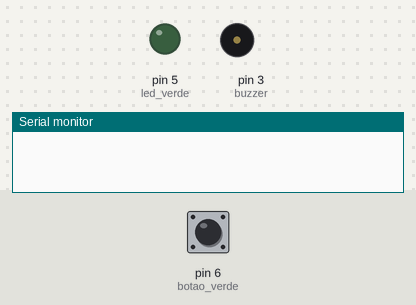
Simulated run of this sketch. Board: Arduino Uno, built with avr-gcc and run on an emulated ATmega328P. Shown: output pins drawn as LEDs (lit = HIGH), buzzer (waves = sounding), the last lines printed to the serial monitor. The test bench sets the inputs (shaded band); at power-on: pin 6 (botao_verde) HIGH.

Above: at 1.2 s.
1.3 s: pin 6 (botao_verde) pulled LOW for 0.15 s
At 1.7 s:
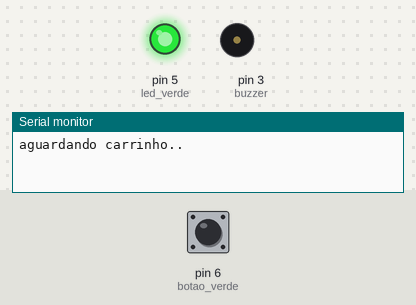
2.9 s: pin 6 (botao_verde) pulled LOW for 1 s
At 4.1 s:
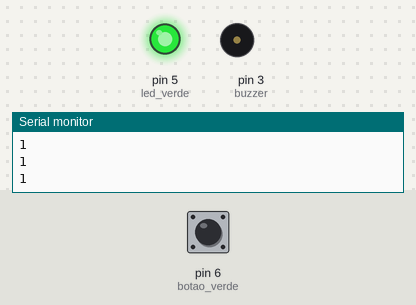
5.4 s: pin 6 (botao_verde) pulled LOW for 0.15 s
At 6.2 s:
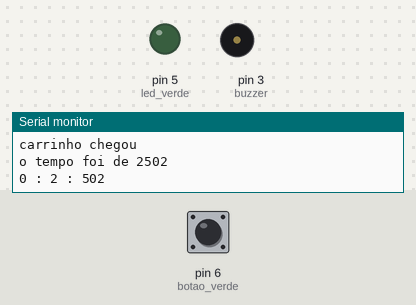
7.0 s: pin 6 (botao_verde) pulled LOW for 3.2 s
At 8.4 s:
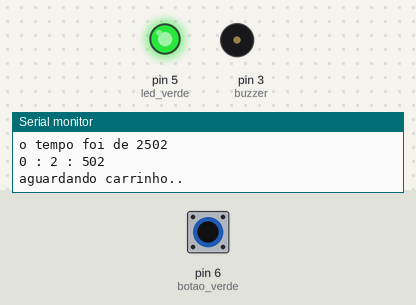
Timing chart, 0 to 10.0 s (numbered marks = the images above; inputs shaded):
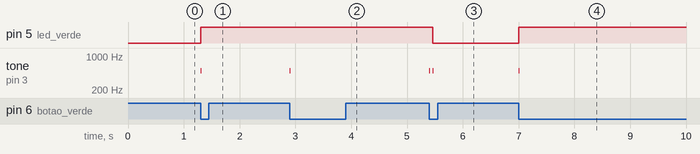

Measured:
- after the input at 1.3 s, pin 5 (led_verde): LOW → HIGH at once; tone on pin 3 (buzzer): silent → 500 Hz at once, → silent 0.01 s later
- after the input at 2.9 s, tone on pin 3 (buzzer): silent → 500 Hz at once, → silent 0.01 s later
- after the input at 5.4 s, pin 5 (led_verde): HIGH → LOW after 0.06 s; tone on pin 3 (buzzer): alternates 500 Hz for 0.01 s and silent for 0.05 s, 4 changes in all, then stays silent, starting at once
- after the input at 7.0 s, pin 5 (led_verde): LOW → HIGH at once; tone on pin 3 (buzzer): silent → 500 Hz at once, → silent 0.01 s later

The sketch:

cronometro.ino
```cpp
int botao_verde = 6;
int led_verde = 5;
int var1 = 0,
    var2 = 0;
int buzzer = 3;
int estado = 1;
int min = 0, ss = 0, ms = 0;

unsigned long int ultimo_tempo = 0, carrinho = 0, largada = 0, x = 0, y = 0, tempo = 0;

void setup() {
  Serial.begin(9600);
  pinMode(botao_verde, INPUT_PULLUP);
  pinMode(led_verde, OUTPUT);
  pinMode(buzzer, OUTPUT);
}


void loop() {
  var1 = !digitalRead(botao_verde);

  if ((var1 == 1) && (var2 == 0) && (millis() - ultimo_tempo > 1000)) {

    digitalWrite(led_verde, HIGH);
    tone(buzzer, 500, 10);


    if (estado == 1) {
      Serial.println("aguardando carrinho..");
      estado++;
      carrinho = 0;
    } else if (estado == 2) {
      digitalWrite(led_verde, HIGH);
      tone(buzzer, 500, 10);
      x = millis();
      Serial.print("x: ");
      Serial.println(x);
      Serial.println("carrinho na pista");

      estado++;
      carrinho = 1;
    } else if (estado == 3) {
      y = millis();
      Serial.print("y: ");
      Serial.println(y);
      Serial.println("carrinho chegou");
      Serial.print("o tempo foi de ");
      tempo = y - x;
      //tempo = tempo + 60000;
      Serial.println(tempo);

      ms = tempo % 1000;
      ss = tempo / 1000;

      /*
      Serial.print("ms: ");
      Serial.println(ms);
      Serial.print("ss: ");
      Serial.println(ss);
*/

      min = ss / 60;
      ss = ss % 60;

      Serial.print(min);
      Serial.print(" : ");
      Serial.print(ss);
      Serial.print(" : ");
      Serial.print(ms);
      Serial.println("");

      estado = 1;
      carrinho = 0;
      digitalWrite(led_verde, LOW);
      tone(buzzer, 500, 10);
    }

    ultimo_tempo = millis();
  }
  var2 = var1;

  if (carrinho == 1) {
    Serial.println((millis() - x) / 1000);
  }
}
```
